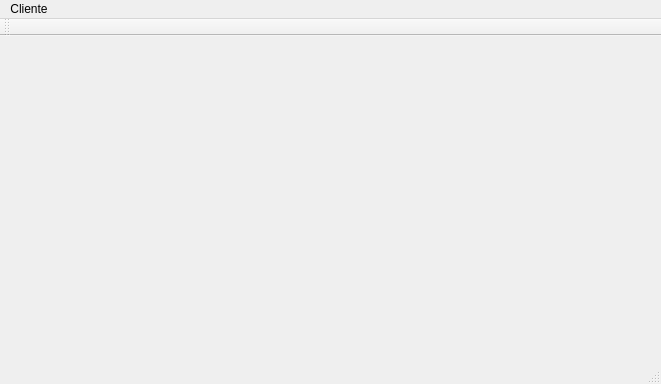
<?xml version="1.0" encoding="UTF-8"?>
<ui version="4.0">
 <class>MainWindow</class>
 <widget class="QMainWindow" name="MainWindow">
  <property name="geometry">
   <rect>
    <x>0</x>
    <y>0</y>
    <width>661</width>
    <height>384</height>
   </rect>
  </property>
  <property name="windowTitle">
   <string>MainWindow</string>
  </property>
  <widget class="QWidget" name="centralWidget">
   <widget class="QStackedWidget" name="stackedWidget">
    <property name="geometry">
     <rect>
      <x>10</x>
      <y>10</y>
      <width>611</width>
      <height>241</height>
     </rect>
    </property>
    <widget class="QWidget" name="page"/>
    <widget class="CadCliente" name="page_2"/>
    <widget class="ConsCliente" name="page_4"/>
   </widget>
  </widget>
  <widget class="QMenuBar" name="menuBar">
   <property name="geometry">
    <rect>
     <x>0</x>
     <y>0</y>
     <width>661</width>
     <height>20</height>
    </rect>
   </property>
   <widget class="QMenu" name="menuCliente">
    <property name="title">
     <string>Cliente</string>
    </property>
    <addaction name="actionCadastro"/>
    <addaction name="actionConsulta"/>
   </widget>
   <addaction name="menuCliente"/>
  </widget>
  <widget class="QToolBar" name="mainToolBar">
   <attribute name="toolBarArea">
    <enum>TopToolBarArea</enum>
   </attribute>
   <attribute name="toolBarBreak">
    <bool>false</bool>
   </attribute>
  </widget>
  <widget class="QStatusBar" name="statusBar"/>
  <action name="actionCadastro">
   <property name="text">
    <string>Cadastro</string>
   </property>
  </action>
  <action name="actionConsulta">
   <property name="text">
    <string>Consulta</string>
   </property>
  </action>
 </widget>
 <layoutdefault spacing="6" margin="11"/>
 <customwidgets>
  <customwidget>
   <class>CadCliente</class>
   <extends>QWidget</extends>
   <header>cadcliente.h</header>
   <container>1</container>
  </customwidget>
  <customwidget>
   <class>ConsCliente</class>
   <extends>QWidget</extends>
   <header>conscliente.h</header>
   <container>1</container>
  </customwidget>
 </customwidgets>
 <resources/>
 <connections/>
</ui>
